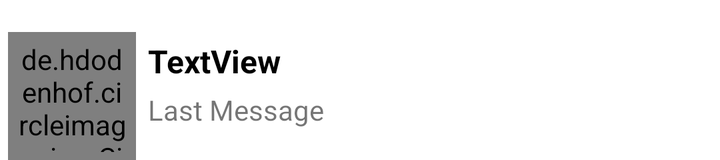
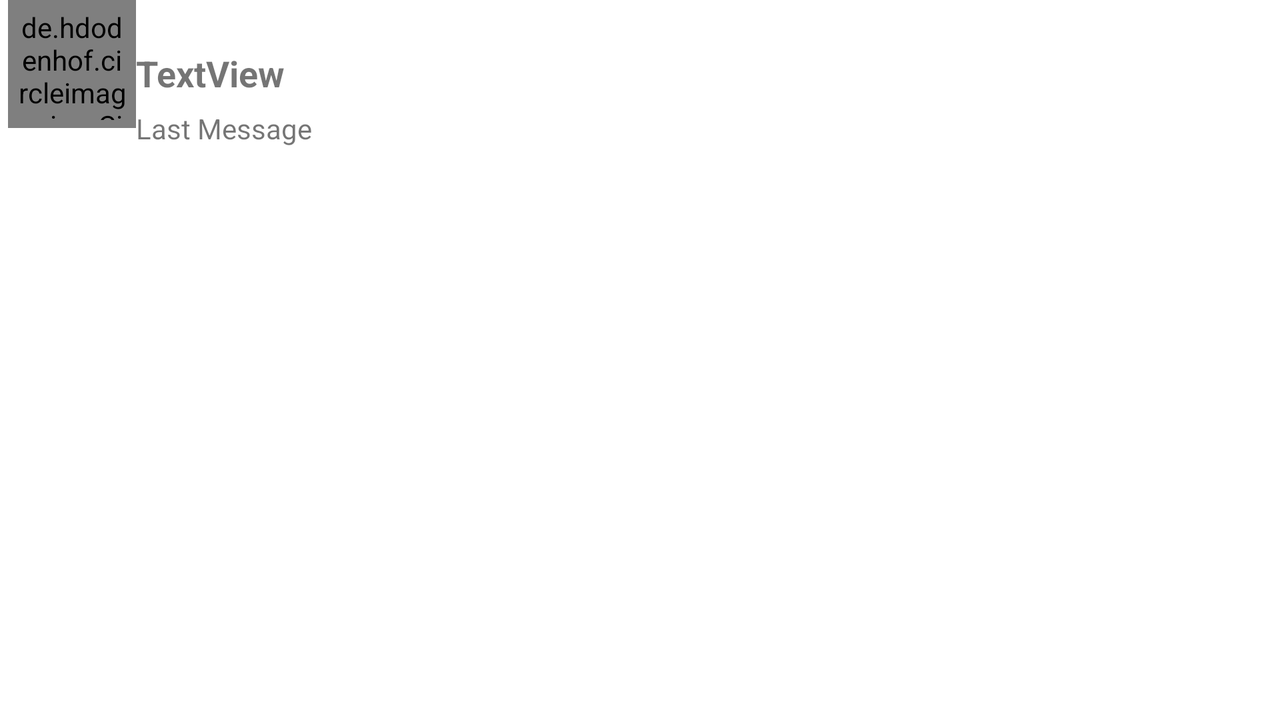

Compare how this app lays out the same screen by default and in its alternative resource folder. The renders come first, then the two layout files and the values they reference.
<!-- AndroidManifest.xml: application theme Theme.PotatoFarm -->
<!-- res/layout/sample_show_user.xml -->
<?xml version="1.0" encoding="utf-8"?>
<LinearLayout xmlns:android="http://schemas.android.com/apk/res/android"
    android:layout_width="match_parent"
    android:layout_height="wrap_content"
    android:orientation="horizontal"
    >

    <de.hdodenhof.circleimageview.CircleImageView xmlns:app="http://schemas.android.com/apk/res-auto"
        android:id="@+id/profile_image"
        android:layout_width="64dp"
        android:layout_height="64dp"
        android:src="@drawable/user1"
        app:civ_border_color="#FF000000"
        app:civ_border_width="0dp"
        android:layout_marginLeft="4dp"
        android:layout_marginTop="16dp"
        android:padding="4dp"
        />

    <LinearLayout
        android:layout_width="match_parent"
        android:layout_height="80dp"
        android:orientation="vertical"
        android:gravity="center"
        >

        <TextView
            android:id="@+id/userNameList"
            android:layout_width="match_parent"
            android:layout_height="wrap_content"
            android:textSize="16sp"
            android:textStyle="bold"
            android:textColor="@color/black"
            android:paddingTop="2dp"
            android:paddingBottom="2dp"
            android:layout_marginTop="4dp"
            android:layout_marginLeft="4dp"
            android:text="TextView" />

        <TextView
            android:id="@+id/lastMessage"
            android:layout_width="match_parent"
            android:layout_height="wrap_content"
            android:text="Last Message"
            android:layout_marginLeft="4dp"
            android:paddingTop="2dp"
            android:paddingBottom="2dp"
            />

    </LinearLayout>

</LinearLayout>
<!-- resources referenced by this layout -->
<resources>
  <color name="black">#FF000000</color>
  <style name="Theme.PotatoFarm" parent="Theme.MaterialComponents.DayNight.DarkActionBar">
          
          <item name="colorPrimary">@color/dreamy2</item>
          <item name="colorPrimaryVariant">@color/dreamy1</item>
          <item name="colorOnPrimary">@color/white</item>
          
          <item name="colorSecondary">@color/teal_200</item>
          <item name="colorSecondaryVariant">@color/teal_700</item>
          <item name="colorOnSecondary">@color/black</item>
          
          <item name="android:statusBarColor">?attr/colorPrimaryVariant</item>
          
      </style>
  <color name="dreamy2">#92B2FD</color>
  <color name="dreamy1">#AD7FFB</color>
  <color name="white">#FFFFFFFF</color>
  <color name="teal_200">#FF03DAC5</color>
  <color name="teal_700">#FF018786</color>
</resources>
<!-- res/layout-land/sample_show_user.xml (the repository's variant of the layout above) -->
<!-- drawn on the phone turned sideways -->
<?xml version="1.0" encoding="utf-8"?>
<LinearLayout xmlns:android="http://schemas.android.com/apk/res/android"
    android:layout_width="match_parent"
    android:layout_height="match_parent">

    <de.hdodenhof.circleimageview.CircleImageView xmlns:app="http://schemas.android.com/apk/res-auto"
        android:id="@+id/profile_image"
        android:layout_width="64dp"
        android:layout_height="64dp"
        android:src="@drawable/user1"
        app:civ_border_color="#FF000000"
        app:civ_border_width="0dp"
        android:layout_marginLeft="4dp"
        android:padding="4dp"
        />

    <LinearLayout
        android:layout_width="match_parent"
        android:layout_height="96dp"
        android:orientation="vertical"
        android:gravity="center"
        >

        <TextView
            android:id="@+id/userNameList"
            android:layout_width="match_parent"
            android:layout_height="wrap_content"
            android:textSize="18sp"
            android:textStyle="bold"
            android:paddingTop="4dp"
            android:paddingBottom="4dp"
            android:text="TextView" />

        <TextView
            android:id="@+id/lastMessage"
            android:layout_width="match_parent"
            android:layout_height="wrap_content"
            android:text="Last Message"
            android:paddingTop="2dp"
            android:paddingBottom="2dp"
            />

    </LinearLayout>

</LinearLayout>
<!-- resources referenced by the variant -->
<!-- as the phone turned sideways resolves them -->
<resources>
  <style name="Theme.PotatoFarm" parent="Theme.MaterialComponents.DayNight.DarkActionBar">
          
          <item name="colorPrimary">@color/dreamy2</item>
          <item name="colorPrimaryVariant">@color/dreamy1</item>
          <item name="colorOnPrimary">@color/white</item>
          
          <item name="colorSecondary">@color/teal_200</item>
          <item name="colorSecondaryVariant">@color/teal_700</item>
          <item name="colorOnSecondary">@color/black</item>
          
          <item name="android:statusBarColor">?attr/colorPrimaryVariant</item>
          
      </style>
  <color name="dreamy2">#92B2FD</color>
  <color name="dreamy1">#AD7FFB</color>
  <color name="white">#FFFFFFFF</color>
  <color name="teal_200">#FF03DAC5</color>
  <color name="teal_700">#FF018786</color>
  <color name="black">#FF000000</color>
</resources>
